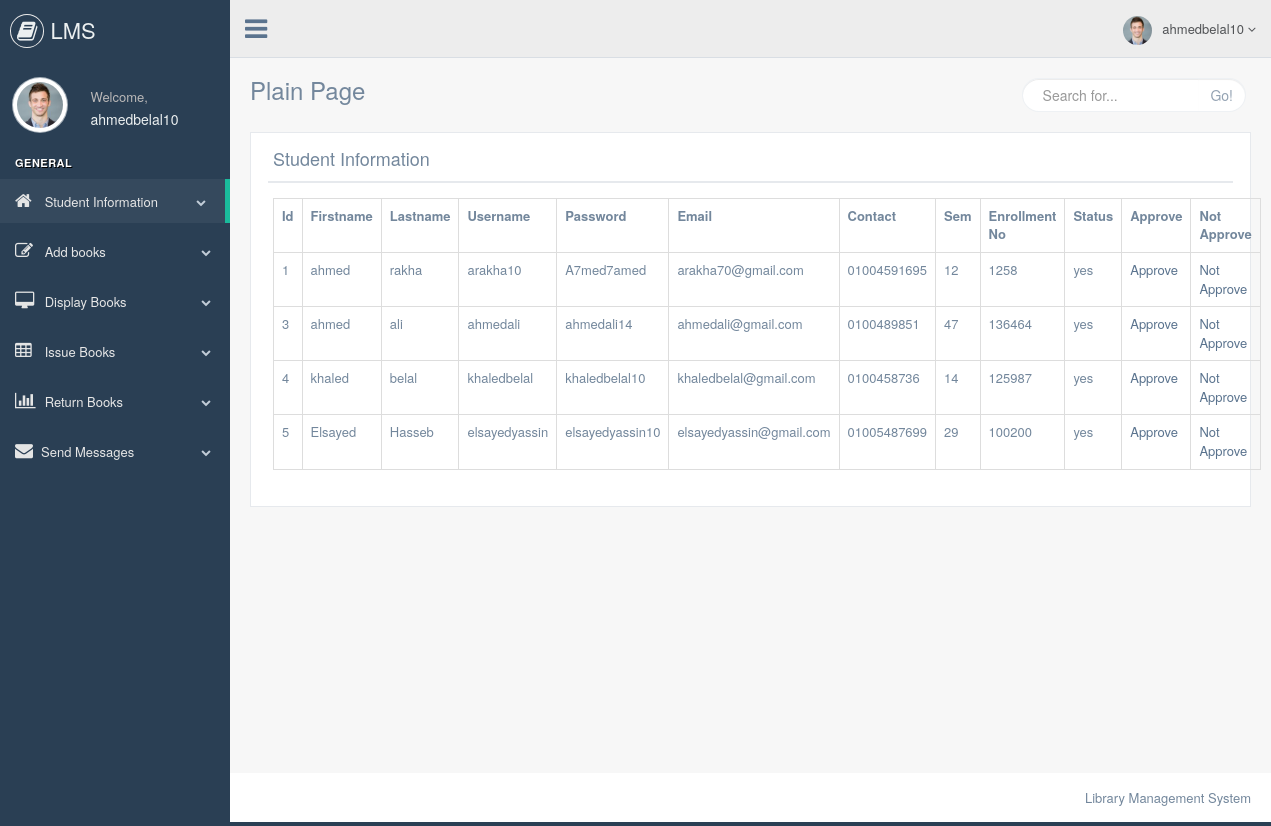
The app's page /librarian/display_student_info.php (signed in) with its own data.
### tables this page shows
CREATE TABLE `student_registeration` (
  `id` int(11) NOT NULL,
  `firstname` varchar(255) NOT NULL,
  `lastname` varchar(255) NOT NULL,
  `username` varchar(255) NOT NULL,
  `password` varchar(255) NOT NULL,
  `email` varchar(255) NOT NULL,
  `contact` varchar(255) NOT NULL,
  `sem` varchar(255) NOT NULL,
  `enrollmentno` varchar(255) NOT NULL,
  `status` varchar(3) NOT NULL
);

### librarian/display_student_info.php (the view, shortened to what this page needs)
<?php
include 'header.php';
?>
        <div class="right_col" role="main">
            <div class="">
                <div class="page-title">
                    <div class="title_left">
                        <h3>Plain Page</h3>
                    </div>
                    <div class="title_right">
                        <div class="col-md-5 col-sm-5 col-xs-12 form-group pull-right top_search">
                            <div class="input-group">
                                <input type="text" class="form-control" placeholder="Search for...">
                    <span class="input-group-btn">
                      <button class="btn btn-default" type="button">Go!</button>
                    </span>
                            </div>
                        </div>
                    </div>
                </div>
                <div class="clearfix"></div>
                <div class="row" style="min-height:500px">
                    <div class="col-md-12 col-sm-12 col-xs-12">
                        <div class="x_panel">
                            <div class="x_title">
                                <h2>Student Information</h2>
                                <div class="clearfix"></div>
                            </div>
                            <div class="x_content">
                                <?php
                                  $result =mysqli_query($con,"select * from student_registeration");
                                  echo "<table class='table table-bordered'>";
                                  echo "<tr>";
                                  echo "<th>";echo "Id"; echo "</th>";
                                  echo "<th>";echo "Firstname"; echo "</th>";
                                  echo "<th>";echo "Lastname"; echo "</th>";
                                  echo "<th>";echo "Username"; echo "</th>";
                                  echo "<th>";echo "Password"; echo "</th>";
                                  echo "<th>";echo "Email"; echo "</th>";
                                  echo "<th>";echo "Contact"; echo "</th>";
                                  echo "<th>";echo "Sem"; echo "</th>";
                                  echo "<th>";echo "Enrollment No"; echo "</th>";
                                  echo "<th>";echo "Status"; echo "</th>";
                                  echo "<th>";echo "Approve"; echo "</th>";
                                  echo "<th>";echo "Not Approve"; echo "</th>";
                                  echo "</tr>";
                                  while($row =mysqli_fetch_array($result))
                                  {
                                  echo "<tr>";
                                  echo "<td>";echo  $row['id']; echo "</th>";
                                  echo "<td>";echo  $row['firstname']; echo "</td>";
                                  echo "<td>";echo  $row['lastname']; echo "</td>";
                                  echo "<td>";echo  $row['username']; echo "</td>";
                                  echo "<td>";echo  $row['password']; echo "</td>";
                                  echo "<td>";echo  $row['email']; echo "</td>";
                                  echo "<td>";echo  $row['contact']; echo "</td>";
                                  echo "<td>";echo  $row['sem']; echo"</td>";
                                  echo "<td>";echo  $row['enrollmentno']; echo "</td>";
                                  echo "<td>";echo  $row['status']; echo "</td>";
                                  echo "<td>"; ?> <a href ="approve.php?id=<?php echo $row['id']; ?>">
                                  Approve</a> <?php   echo "</td>";
                                  echo "<td>"; ?> <a href ="notapprove.php?id=<?php echo $row['id']; ?>">
                                  Not Approve</a> <?php   echo "</td>";
                                    echo "</tr>";
                                  }
                                  echo "</table>";
                                ?>
                            </div>
                        </div>
                    </div>
                </div>
            </div>
        </div>
<?php
        include 'footer.php';
        ?>

### records on screen
student_registeration: id "1", firstname "ahmed", lastname "rakha", username "arakha10", password "A7med7amed", email "arakha70@gmail.com", contact "01004591695", sem "12", enrollmentno "1258", status "yes"
student_registeration: id "3", firstname "ahmed", lastname "ali", username "ahmedali", password "ahmedali14", email "ahmedali@gmail.com", contact "0100489851", sem "47", enrollmentno "136464", status "yes"
student_registeration: id "4", firstname "khaled", lastname "belal", username "khaledbelal", password "khaledbelal10", email "khaledbelal@gmail.com", contact "0100458736", sem "14", enrollmentno "125987", status "yes"
student_registeration: id "5", firstname "Elsayed", lastname "Hasseb", username "elsayedyassin", password "elsayedyassin10", email "elsayedyassin@gmail.com", contact "01005487699", sem "29", enrollmentno "100200", status "yes"

### other values on screen
$_SESSION['librarian'] "ahmedbelal10"
